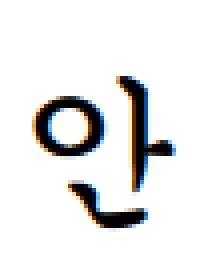
#> input picture extraction/data/an3.png, 55 x 70 px (shown 4 times larger); its folder holds only this picture in this run
$ python test.py
#> lines starting #> are read from the running program, lines starting #| are printed output that depends on the picture; after the words box and inside, x2 and y2 are one past the last pixel; in counts of white or black regions, pixels touching at a corner belong together; long printed decimals are rounded
import cv2
import glob
import numpy as np

SPLIT_SIZE = 4
def split(a, n):
    k, m = divmod(len(a), n)
    return (a[i*k + min(i,m):(i+1) * k+min(i+1, m)] for i in range(n))

def get_feature(img):
    imgray = cv2.cvtColor(img, cv2.COLOR_BGR2GRAY)

    # swap 255 and 0 so that contour can work correctly
    # contour sees an white image in a black background
    ret, thresh = cv2.threshold(imgray, 127, 255, cv2.THRESH_BINARY_INV)

    # ignore inner box for chars like 'o'
    contours, hierarchy = cv2.findContours(thresh, cv2.RETR_EXTERNAL,
                                           cv2.CHAIN_APPROX_SIMPLE)

    features = []

    for c in contours:
        # M = cv2.moments(c)
        x,y,w,h = cv2.boundingRect(c)
        # [4 lines of commented-out code are left out]


        for chunk in split(range(y, y+h), SPLIT_SIZE):
            tmp = 0
            for i in chunk:
                cnt = 0
                for j in range(x, x + w):
                    if thresh[i][j] == 0:
                        cnt += 1
                    else:
                        break
                tmp += cnt

            features.append(tmp/h)

        for chunk in split(range(y, y+h), SPLIT_SIZE):
            tmp = 0
            for i in chunk:
                cnt = 0
                for j in range(x+w, x-1, -1):
                    if thresh[i][j] == 0:
                        cnt += 1
                    else:
                        break
                tmp += cnt

            features.append(tmp/h)

        for chunk in split(range(x, x+w), SPLIT_SIZE):
            tmp = 0
            for j in chunk:
                cnt = 0
                for i in range(y, y + h):
                    if thresh[i][j] == 0:
                        cnt += 1
                    else:
                        break
                tmp += cnt

            features.append(tmp/w)

        for chunk in split(range(x, x+w), SPLIT_SIZE):
            tmp = 0
            for j in chunk:
                cnt = 0
                for i in range(y+h, y, -1):
                    if thresh[i][j] == 0:
                        cnt += 1
                    else:
                        break
                tmp += cnt
            features.append(tmp/w)

    return np.array(features)

images = [(cv2.imread(im), im) for im in glob.glob("./data/*.png")]
#> images = 1 item
# img = cv2.imread("./data/ga.png")
fts = []

for (img, name) in images:
    ft = get_feature(img)
    fts.append((ft, name))
#> this loop made 1 pass
#> name on pass 1: './data/an3.png'
#> pass 1, in get_feature, `imgray = cv2.cvtColor(img, cv2.COLOR_BGR2GRAY)`:
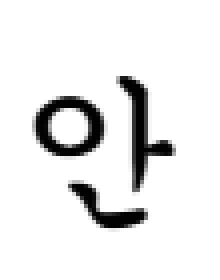
#> imgray: shape (70, 55) (shown 4 times larger); min 2, max 255, mean 233.2
#> pass 1, in get_feature, `ret, thresh = cv2.threshold(imgray, 127, 255, cv2.THRESH_BINARY_INV)`:
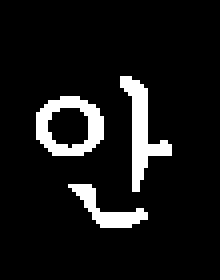
#> thresh: shape (70, 55) (shown 4 times larger); 8.9% white; 3 white regions, box (x1, y1, x2, y2) and area: (30, 19, 43, 48) 132, (9, 24, 26, 39) 130, (17, 46, 37, 57) 79
#> after the loop, fts = 1 item

testimg = "./testset/mwo.png"
test = cv2.imread(testimg)
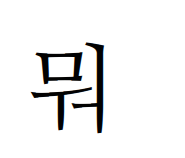
#> input picture extraction/testset/mwo.png, 185 x 158 px
#> test is the input picture: shape (158, 185, 3); mean B, G, R 240.6, 240.6, 240.6
testft = get_feature(test)
#> in get_feature (call 2), `imgray = cv2.cvtColor(img, cv2.COLOR_BGR2GRAY)`:
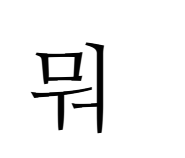
#> imgray: shape (158, 185); min 2, max 255, mean 240.6
#> in get_feature (call 2), `ret, thresh = cv2.threshold(imgray, 127, 255, cv2.THRESH_BINARY_INV)`:
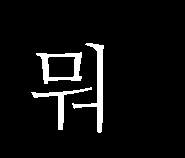
#> thresh: shape (158, 185); 5.6% white; 3 white regions
#> in get_feature (call 2), `contours, hierarchy = cv2.findContours(thresh, cv2.RETR_EXTERNAL, cv2...`: contours = 3 contours; box (x1, y1, x2, y2) and area: (36, 52, 82, 84) 1000, (72, 43, 104, 133) 534, (31, 87, 92, 130) 321
#> the loop in get_feature (call 2), `for c in contours:` made 3 passes
#> (x, y, w, h) on passes 1 to 3: (31, 87, 61, 43), (36, 52, 46, 32), (72, 43, 32, 90)
#> after the loop in get_feature (call 2), `for c in contours:`: features = 48 values, max 8.95 at index 12, min 0.0938 at index 42, mean 3.11
#> testft has the same summary as features in get_feature

min_d = 999999999
m = ''
for (ft, name) in fts:
    if len(ft) < len(testft):
        ft = np.pad(ft, (0, len(testft)-len(ft)), 'constant',
                constant_values=1)
    elif len(ft) > len(testft):
        testft = np.pad(testft, (0, len(ft)-len(testft)), 'constant',
                constant_values=1)

    dist = np.linalg.norm(ft - testft)
    if dist < min_d:
        min_d = dist
        m = name
    print(name, dist)
#> this loop made 1 pass
#> (name, dist, min_d, m) on pass 1: ('./data/an3.png', 23.39, 23.39, './data/an3.png')
#| ./data/an3.png 23.392
#> after the loop, min_d = 23.39
print(m, min_d)
#| ./data/an3.png 23.392

cv2.imshow("data", cv2.imread(m))
cv2.imshow("test", cv2.imread(testimg))
cv2.waitKey(0)
cv2.destroyAllWindows()
